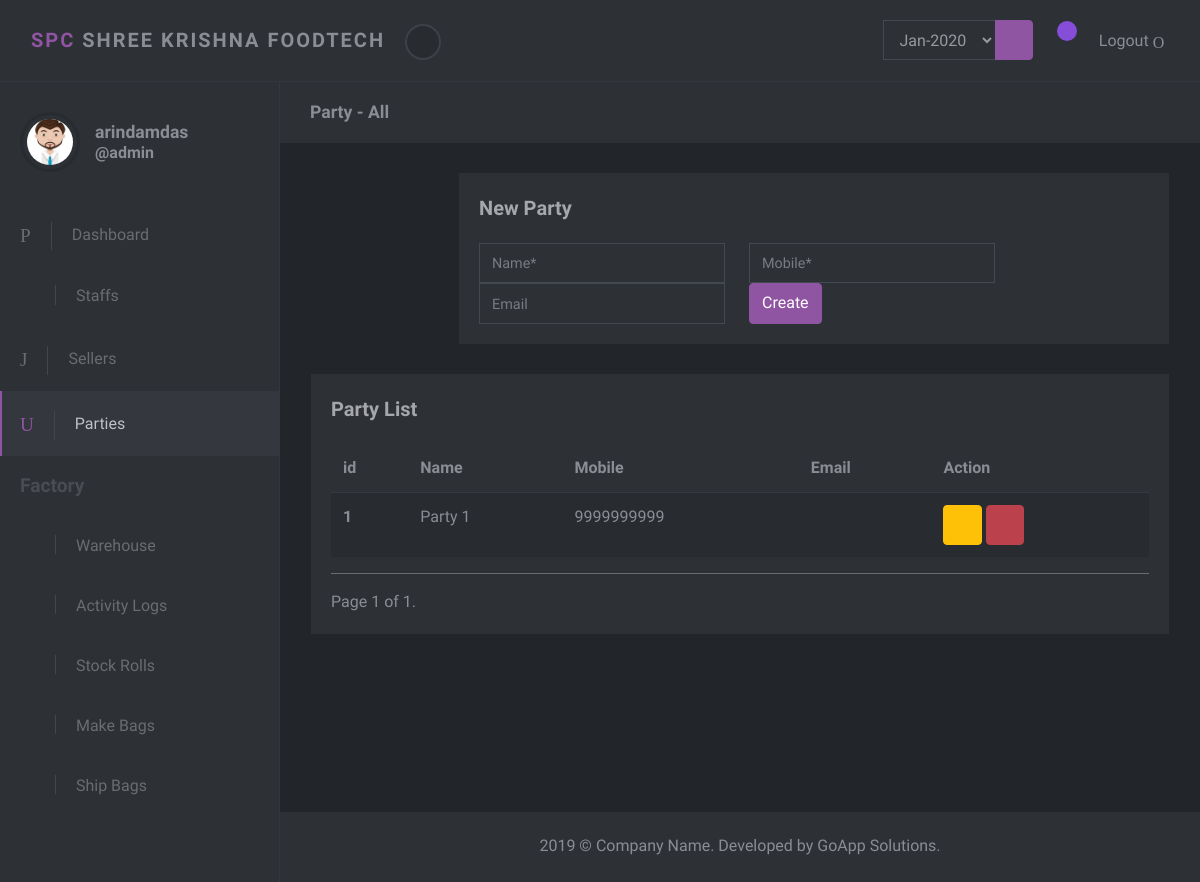
/parties/ (signed in), run on the app's committed database.
### distributor/models.py (models this page shows, shortened)
class Distributor(models.Model):
    name = models.CharField(max_length=50)
    contact = models.CharField(max_length=10)
    email = models.EmailField(blank=True)
    created_at = models.DateTimeField(auto_now_add=True)
    updated_at = models.DateTimeField(auto_now=True)
    class Meta:
        ordering = ('-created_at','-updated_at')

### distributor/views.py (the view, shortened to what this page needs)
# urls.py: path('parties/', include('distributor.urls')),
@login_required
def distributor(request):
    has_error = False
    msg = ''
    distributor_list = Distributor.objects.all()
    paginator = Paginator(distributor_list,4)
    template_name = 'distributor.html'
    page = request.GET.get('page')
    distributors = paginator.get_page(page)
    user = User.objects.get(username=request.user.username)
    avatar = Avatar.objects.get(user=user)
    month_choice = get_report_dates()
    context = {
        'title': 'Parties',
        'section_title': 'Party - All',
        'distributors': distributors,
        'has_error': has_error,
        'msg': msg,
        'avatar_path': 'img/profile_pics/'+ avatar.name + '.png',
        'month_choice': month_choice,
    }
    return render(request, template_name, context=context)

### core/reports.py (called while the page is built)
def get_report_dates():
    all_trxns = InventoryTransactions.objects.all()
    month_choice = []
    for trxn in all_trxns:
        ts = trxn.trxn_timestamp
        ts = ts.replace(day=1, hour=0, minute=0, second=0, microsecond=0)
        month_choice.append(ts.strftime('%b-%Y'))
    month_choice = list(set(month_choice))
    return month_choice

### templates/distributor.html (shortened to what this page needs)
{% extends "layout.html" %}
{% block content %}
    <section class="no-padding-top">
        <div class="container-fluid">
            {% if user.is_staff %}
                <div class="row">
                    <div class="col-lg-2"></div>
                    <div class="col-lg-10">
                        <div class="block">
                            <div class="title"><strong>New Party</strong></div>
                            <div class="block-body">
                                <form method="post" class="form-inline" action="{% url 'distributors' %}">
                                    <div class="form-group">
                                        <input id="inlineFormInput" type="text" placeholder="Name*" class="mr-sm-4 form-control" name="name">
                                    </div>
                                    <div class="form-group">
                                        <input id="inlineFormInput" type="text" placeholder="Mobile*" class="mr-sm-4 form-control" name="mobile">
                                    </div>
                                    <div class="form-group">
                                        <input id="inlineFormInputGroup" type="email" placeholder="Email" class="mr-sm-4 form-control form-control" name=email>
                                    </div>
                                    <div class="form-group">
                                        <input type="submit" value="Create" class="btn btn-primary pull-right">
                                    </div>
                                </form>
                            </div>
                        </div>
                    </div>
                </div>
            {% endif %}
            <div class="row">
                <div class="col-lg-12">
                    <div class="block">
                        <div class="title"><strong>Party List</strong></div>
                        {% if distributors %}
                            <div class="table-responsive">
                                <table class="table table-striped table-hover">
                                    <thead>
                                        <tr>
                                            <th>id</th>
                                            <th>Name</th>
                                            <th>Mobile</th>
                                            <th>Email</th>
                                            {% if user.is_staff %}
                                                <th>Action</th>
                                            {% endif %}
                                        </tr>
                                    </thead>
                                    <tbody>
                                        {% for distributor in distributors %}
                                            <tr>
                                                <th scope="row">{{distributor.id}}</th>
                                                <td>{{distributor.name}} <div class="status online"></div></td>
                                                <td>{{distributor.contact}}</td>
                                                <td>{{distributor.email}}</td>
                                                {% if user.is_staff %}
                                                    <td>
                                                        <button type="button" data-toggle="modal" data-target="#update_distributor_modal_{{ distributor.id }}" class="btn btn-warning"><i class="fa fa-wrench" aria-hidden="true"></i></button>
                                                        <button type="button" data-toggle="modal" data-target="#delete_distributor_modal_{{ distributor.id }}" class="btn btn-danger"><i class="fa fa-ban" aria-hidden="true"></i></button>
                                                    </td>
                                                {% endif %}
                                            </tr>
                                        {% endfor %}
                                    </tbody>
                                </table>
                            </div>
                        {% else %}
                            <p>No distributors added to the system. Add distributors now!!</p>
                        {% endif %}
                        {% if distributors %}
                            <hr>
                            <div class="pagination text-center">
                                <span class="step-links">
                                    <span class="current">
                                        Page {{ distributors.number }} of {{ distributors.paginator.num_pages }}.
                                    </span>
                                </span>
                            </div>
                        {% endif %}
                    </div>
                </div>
            </div>
        </div>
    </section>
{% endblock %}

### templates/layout.html (shortened to what this page needs)
<!DOCTYPE html>
{% load static %}
<html>
  <head>
    <link rel="stylesheet" href="{% static 'vendor/bootstrap/css/bootstrap.min.css' %}">
    <link rel="stylesheet" href="{% static 'vendor/font-awesome/css/font-awesome.min.css' %}">
    <link rel="stylesheet" href="{% static 'css/font.css' %}">
    <link rel="stylesheet" href="{% static 'css/style.violet.css' %}" id="theme-stylesheet">
    <link rel="stylesheet" href="{% static 'css/custom.css' %}">
  </head>
  <body>
    <header class="header">
      <nav class="navbar navbar-expand-lg">
        <div class="container-fluid d-flex align-items-center justify-content-between">
          <div class="navbar-header">
            <a href="#" class="navbar-brand">
              <div class="brand-text brand-big visible text-uppercase"><strong class="text-primary">SPC</strong><strong>&nbsp;Shree Krishna Foodtech</strong></div>
              <div class="brand-text brand-sm"><strong class="text-primary">SPC</strong><strong>SKF</strong></div></a>
            <button class="sidebar-toggle"><i class="fa fa-long-arrow-left"></i></button>
          </div>
          <div class="right-menu list-inline no-margin-bottom">
            <div class="list-inline-item">
              <form class="form-inline" method="POST" action="{% url 'report' %}">
                <div class="form-group">
                  <div class="input-group">
                    <select class="form-control" name="report-period">
                      {% for month in month_choice %}
                        <option value="{{month}}">{{month}}</option>
                      {% endfor %}
                    </select>
                    <div class="input-group-append">
                      <button type="submit" class="btn btn-primary"><i class="fa fa-cloud-download" aria-hidden="true"></i></button>
                    </div>
                  </div>
                </div>
              </form>
              </div>
              <div class="list-inline-item dropdown">
                <a id="navbarDropdownMenuLink1" href="#" data-toggle="dropdown" aria-haspopup="true" aria-expanded="false" class="nav-link messages-toggle">
                  <i class="fa fa-truck" aria-hidden="true"></i>
                    {% if cart_count == 0%}
                      <span class="badge dashbg-3">
                    {%else%}
                      <span class="badge dashbg-1">
                    {%endif%}
                    </span>
                </a>
              </div>
            <div class="list-inline-item logout"><a id="logout" href="{% url 'logout' %}" class="nav-link"> <span class="d-none d-sm-inline">Logout </span><i class="icon-logout"></i></a></div>
        </div>
      </nav>
    </header>
    <div class="d-flex align-items-stretch">
      <nav id="sidebar">
        <div class="sidebar-header d-flex align-items-center">
          <div class="avatar"><a href="{% url 'my_profile' %}"><img src="{% static avatar_path %}" alt="..." class="img-fluid rounded-circle"></a></div>
          <div class="title">
            <h1 class="h5">
              {{ user.username }}
            </h1>
            <h1 class="h6">
              @{% if user.is_staff %}admin{% else %}staff{% endif %}
            </h1>
          </div>
        </div>
        <ul class="list-unstyled">
          <li {% if 'Dashboard' in title %}  class="active" {% endif %}><a href="{% url 'dashboard' %}"> <i class="icon-home"></i>Dashboard</a></li>
          {% if user.is_staff %}
          <li {% if 'Staffs' in title %} class="active" {% endif %}><a href="{% url 'staffs' %}"> <i class="fa fa-users"></i>Staffs</a></li>
          {% endif %}
          <li {% if 'Sellers' in title %} class="active" {% endif %}><a href="{% url 'sellers' %}"> <i class="icon-user"></i>Sellers</a></li>
          <li {% if 'Parties' in title %} class="active" {% endif %}><a href="{% url 'distributors' %}"> <i class="icon-user-1"></i>Parties</a></li>
        </ul>
        <span class="heading">Factory</span>
        <ul class="list-unstyled">
          <li {% if 'Warehouse' in title %} class="active" {% endif %}> <a href="{% url 'roll_activites' %}"> <i class="fa fa-industry"></i>Warehouse</a></li>
          <li {% if 'Activity' in title %} class="active" {% endif %}> <a href="{% url 'inward_log' %}"> <i class="fa fa-bars"></i>Activity Logs</a></li>
          <li {% if 'Stock' in title %} class="active" {% endif %}> <a href="{% url 'roll_stock' %}"> <i class="fa fa-cubes"></i>Stock Rolls</a></li>
          <li {% if 'Make' in title %} class="active" {% endif %}> <a href="{% url 'make_bag' %}"> <i class="fa fa-random"></i>Make Bags</a></li>
          <li {% if 'Ship' in title %} class="active" {% endif %}> <a href="{% url 'ship_bag' %}"> <i class="fa fa-random"></i>Ship Bags</a></li>
        </ul>
      </nav>
      <div class="page-content">
        <div class="page-header">
          <div class="container-fluid">
            <h2 class="h5 no-margin-bottom">{{section_title}}</h2>
          </div>
        </div>
        {% block content %}{% endblock %}
        <footer class="footer">
          <div class="footer__block block no-margin-bottom">
            <div class="container-fluid text-center">
              <p class="no-margin-bottom">2019 &copy; Company Name. Developed by GoApp Solutions.</p>
            </div>
          </div>
        </footer>
      </div>
    </div>
  </body>
</html>

### data on the page
Distributor: id "1", name "Party 1", contact "9999999999"

### other printed values
{{ user.username }} "arindamdas"
{{ section_title }} "Party - All"
{{ distributors.number }} "1"
{{ distributors.paginator.num_pages }} "1"
form field report-period "Jan-2020"
